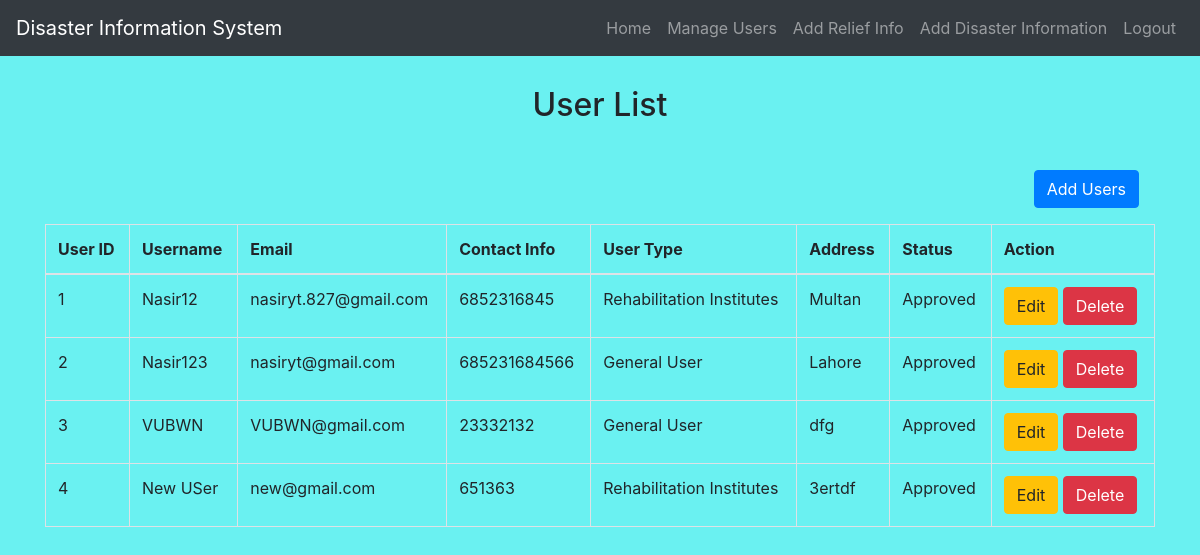
The page /admin/manage_users.php (signed in) on the database its author committed.
### tables this page shows
CREATE TABLE `user` (
  `UserID` int(11) NOT NULL,
  `Username` varchar(255) NOT NULL,
  `Email` varchar(255) NOT NULL,
  `Password` varchar(255) NOT NULL,
  `ContactInfo` varchar(255) NOT NULL,
  `UserType` enum('General User','Rehabilitation Institutes') NOT NULL,
  `Address` text NOT NULL,
  `Status` varchar(20) NOT NULL DEFAULT 'Pending'
);

### admin/manage_users.php (the view, shortened to what this page needs)
<?php
include('config.php');
$sql = "SELECT UserID, Username, Email, ContactInfo, UserType, Status,  Address FROM User";
$result = $conn->query($sql);
?>
<!DOCTYPE html>
<html lang="en">
<head>
    <link rel="stylesheet" href="https://stackpath.bootstrapcdn.com/bootstrap/4.5.2/css/bootstrap.min.css">
    <link rel="stylesheet" href="./css/style.css">
</head>
<body>
    <?php include('navbar.php'); ?>
    <div class="container mt-3">
        <h2>User List</h2>
        <a href="add_users.php" class="float-right m-3 btn btn-primary">Add Users</a>
        <?php
        if ($result->num_rows > 0) {
            echo "<table class='table table-bordered'>
                    <thead>
                        <tr>
                            <th>User ID</th>
                            <th>Username</th>
                            <th>Email</th>
                            <th>Contact Info</th>
                            <th>User Type</th>
                            <th>Address</th>
                            <th>Status</th>
                            <th>Action</th>
                        </tr>
                    </thead>
                    <tbody>";
            while ($row = $result->fetch_assoc()) {
                echo "<tr>
                        <td>{$row['UserID']}</td>
                        <td>{$row['Username']}</td>
                        <td>{$row['Email']}</td>
                        <td>{$row['ContactInfo']}</td>
                        <td>{$row['UserType']}</td>
                        <td>{$row['Address']}</td>
                        <td>{$row['Status']}</td>
                        <td>
                            <a href='edit_user.php?user_id={$row['UserID']}' class='btn btn-warning'>Edit</a>
                            <a href='manage_users.php?delete_user={$row['UserID']}' class='btn btn-danger' onclick='return confirm(\"Are you sure you want to delete this user?\")'>Delete</a>
                        </td>
                    </tr>";
            }
            echo "</tbody></table>";
        } else {
            echo "<p>No users found.</p>";
        }
        ?>
    </div>
</body>
</html>

### admin/css/style.css (style rules this page uses)
body { background-color:rgb(106, 241, 241); }
h1 , h2 , h3 , h4 { text-align: center; margin: 30px; }

### rows shown on the page
user: UserID "1", Username "Nasir12", Email "nasiryt.827@gmail.com", ContactInfo "6852316845", UserType "Rehabilitation Institutes", Address "Multan", Status "Approved"
user: UserID "2", Username "Nasir123", Email "nasiryt@gmail.com", ContactInfo "685231684566", UserType "General User", Address "Lahore", Status "Approved"
user: UserID "3", Username "VUBWN", Email "VUBWN@gmail.com", ContactInfo "23332132", UserType "General User", Address "dfg", Status "Approved"
user: UserID "4", Username "New USer", Email "new@gmail.com", ContactInfo "651363", UserType "Rehabilitation Institutes", Address "3ertdf", Status "Approved"
